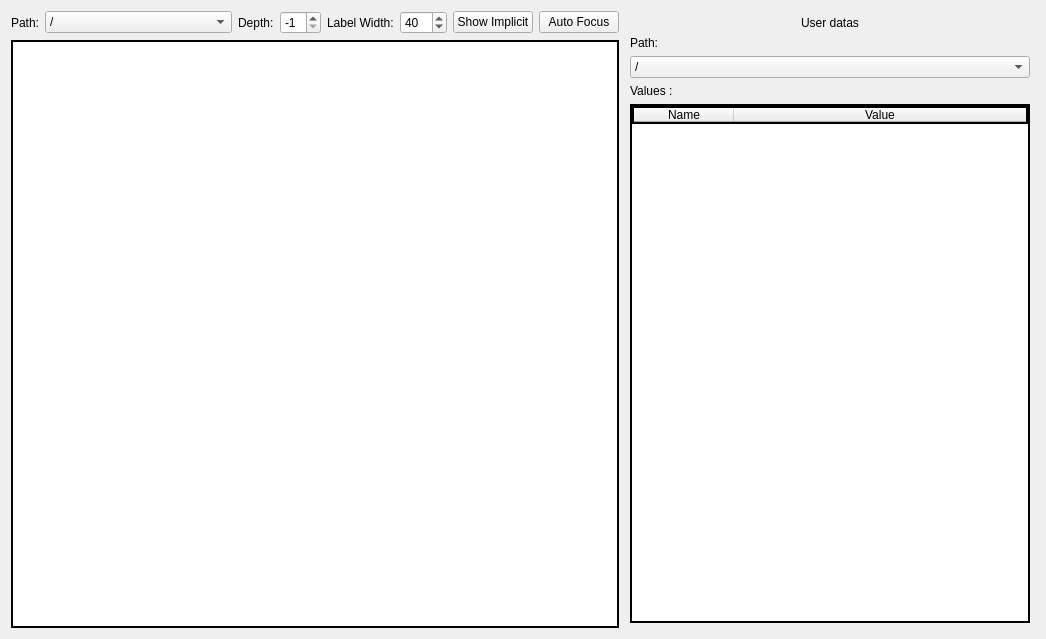
<?xml version="1.0" encoding="UTF-8"?>
<ui version="4.0">
 <class>window</class>
 <widget class="QWidget" name="window">
  <property name="geometry">
   <rect>
    <x>0</x>
    <y>0</y>
    <width>1046</width>
    <height>639</height>
   </rect>
  </property>
  <property name="sizePolicy">
   <sizepolicy hsizetype="Expanding" vsizetype="Expanding">
    <horstretch>0</horstretch>
    <verstretch>0</verstretch>
   </sizepolicy>
  </property>
  <property name="windowTitle">
   <string>Form</string>
  </property>
  <layout class="QGridLayout" name="gridLayout">
   <item row="1" column="0">
    <widget class="QWidget" name="dotgraph_w" native="true">
     <property name="sizePolicy">
      <sizepolicy hsizetype="Expanding" vsizetype="Expanding">
       <horstretch>0</horstretch>
       <verstretch>0</verstretch>
      </sizepolicy>
     </property>
     <property name="minimumSize">
      <size>
       <width>400</width>
       <height>400</height>
      </size>
     </property>
     <property name="autoFillBackground">
      <bool>false</bool>
     </property>
     <property name="styleSheet">
      <string notr="true">background-color: rgb(255, 255, 255);
border: 2px solid black</string>
     </property>
     <layout class="QGridLayout" name="dotgraph_ly">
      <property name="leftMargin">
       <number>2</number>
      </property>
      <property name="topMargin">
       <number>2</number>
      </property>
      <property name="rightMargin">
       <number>2</number>
      </property>
      <property name="bottomMargin">
       <number>2</number>
      </property>
      <property name="spacing">
       <number>3</number>
      </property>
     </layout>
    </widget>
   </item>
   <item row="0" column="0">
    <layout class="QHBoxLayout" name="horizontalLayout">
     <item>
      <widget class="QLabel" name="path_l">
       <property name="sizePolicy">
        <sizepolicy hsizetype="Fixed" vsizetype="Preferred">
         <horstretch>0</horstretch>
         <verstretch>0</verstretch>
        </sizepolicy>
       </property>
       <property name="text">
        <string>Path:</string>
       </property>
      </widget>
     </item>
     <item>
      <widget class="QComboBox" name="path_cb">
       <item>
        <property name="text">
         <string>/</string>
        </property>
       </item>
      </widget>
     </item>
     <item>
      <widget class="QLabel" name="depth_l">
       <property name="sizePolicy">
        <sizepolicy hsizetype="Fixed" vsizetype="Preferred">
         <horstretch>0</horstretch>
         <verstretch>0</verstretch>
        </sizepolicy>
       </property>
       <property name="text">
        <string>Depth:</string>
       </property>
      </widget>
     </item>
     <item>
      <widget class="QSpinBox" name="depth_sb">
       <property name="sizePolicy">
        <sizepolicy hsizetype="Fixed" vsizetype="Fixed">
         <horstretch>0</horstretch>
         <verstretch>0</verstretch>
        </sizepolicy>
       </property>
       <property name="minimum">
        <number>-1</number>
       </property>
       <property name="maximum">
        <number>10</number>
       </property>
       <property name="value">
        <number>-1</number>
       </property>
      </widget>
     </item>
     <item>
      <widget class="QLabel" name="labelwidth_l">
       <property name="sizePolicy">
        <sizepolicy hsizetype="Fixed" vsizetype="Preferred">
         <horstretch>0</horstretch>
         <verstretch>0</verstretch>
        </sizepolicy>
       </property>
       <property name="text">
        <string>Label Width:</string>
       </property>
      </widget>
     </item>
     <item>
      <widget class="QSpinBox" name="labelwidth_sb">
       <property name="sizePolicy">
        <sizepolicy hsizetype="Fixed" vsizetype="Fixed">
         <horstretch>0</horstretch>
         <verstretch>0</verstretch>
        </sizepolicy>
       </property>
       <property name="maximum">
        <number>100</number>
       </property>
       <property name="value">
        <number>40</number>
       </property>
      </widget>
     </item>
     <item>
      <widget class="QPushButton" name="showimplicit_b">
       <property name="sizePolicy">
        <sizepolicy hsizetype="Fixed" vsizetype="Fixed">
         <horstretch>0</horstretch>
         <verstretch>0</verstretch>
        </sizepolicy>
       </property>
       <property name="text">
        <string>Show Implicit</string>
       </property>
      </widget>
     </item>
     <item>
      <widget class="QPushButton" name="autofobus_b">
       <property name="sizePolicy">
        <sizepolicy hsizetype="Fixed" vsizetype="Fixed">
         <horstretch>0</horstretch>
         <verstretch>0</verstretch>
        </sizepolicy>
       </property>
       <property name="text">
        <string>Auto Focus</string>
       </property>
      </widget>
     </item>
    </layout>
   </item>
   <item row="0" column="1" rowspan="2">
    <widget class="QWidget" name="verticalWidget" native="true">
     <layout class="QVBoxLayout" name="verticalLayout">
      <property name="leftMargin">
       <number>5</number>
      </property>
      <property name="topMargin">
       <number>5</number>
      </property>
      <property name="rightMargin">
       <number>5</number>
      </property>
      <property name="bottomMargin">
       <number>5</number>
      </property>
      <item>
       <widget class="QLabel" name="UserData_title">
        <property name="sizePolicy">
         <sizepolicy hsizetype="Minimum" vsizetype="Preferred">
          <horstretch>0</horstretch>
          <verstretch>0</verstretch>
         </sizepolicy>
        </property>
        <property name="styleSheet">
         <string notr="true">font: 57 20pt &quot;Ubuntu&quot;;</string>
        </property>
        <property name="text">
         <string>User datas</string>
        </property>
        <property name="alignment">
         <set>Qt::AlignCenter</set>
        </property>
       </widget>
      </item>
      <item>
       <widget class="QLabel" name="ud_path_l">
        <property name="sizePolicy">
         <sizepolicy hsizetype="Minimum" vsizetype="Fixed">
          <horstretch>0</horstretch>
          <verstretch>0</verstretch>
         </sizepolicy>
        </property>
        <property name="text">
         <string>Path:</string>
        </property>
       </widget>
      </item>
      <item>
       <widget class="QComboBox" name="ud_path_cb">
        <property name="sizePolicy">
         <sizepolicy hsizetype="Minimum" vsizetype="Fixed">
          <horstretch>0</horstretch>
          <verstretch>0</verstretch>
         </sizepolicy>
        </property>
        <item>
         <property name="text">
          <string>/</string>
         </property>
        </item>
       </widget>
      </item>
      <item>
       <widget class="QLabel" name="values_l">
        <property name="frameShape">
         <enum>QFrame::NoFrame</enum>
        </property>
        <property name="text">
         <string>Values :</string>
        </property>
       </widget>
      </item>
      <item>
       <widget class="QTableWidget" name="ud_tw">
        <property name="sizePolicy">
         <sizepolicy hsizetype="Preferred" vsizetype="Expanding">
          <horstretch>0</horstretch>
          <verstretch>0</verstretch>
         </sizepolicy>
        </property>
        <property name="minimumSize">
         <size>
          <width>400</width>
          <height>400</height>
         </size>
        </property>
        <property name="styleSheet">
         <string notr="true">border: 2px solid black
</string>
        </property>
        <property name="editTriggers">
         <set>QAbstractItemView::NoEditTriggers</set>
        </property>
        <attribute name="horizontalHeaderVisible">
         <bool>true</bool>
        </attribute>
        <attribute name="horizontalHeaderHighlightSections">
         <bool>false</bool>
        </attribute>
        <attribute name="horizontalHeaderStretchLastSection">
         <bool>true</bool>
        </attribute>
        <attribute name="verticalHeaderVisible">
         <bool>false</bool>
        </attribute>
        <column>
         <property name="text">
          <string>Name</string>
         </property>
        </column>
        <column>
         <property name="text">
          <string>Value</string>
         </property>
        </column>
       </widget>
      </item>
     </layout>
    </widget>
   </item>
  </layout>
 </widget>
 <resources/>
 <connections/>
</ui>
